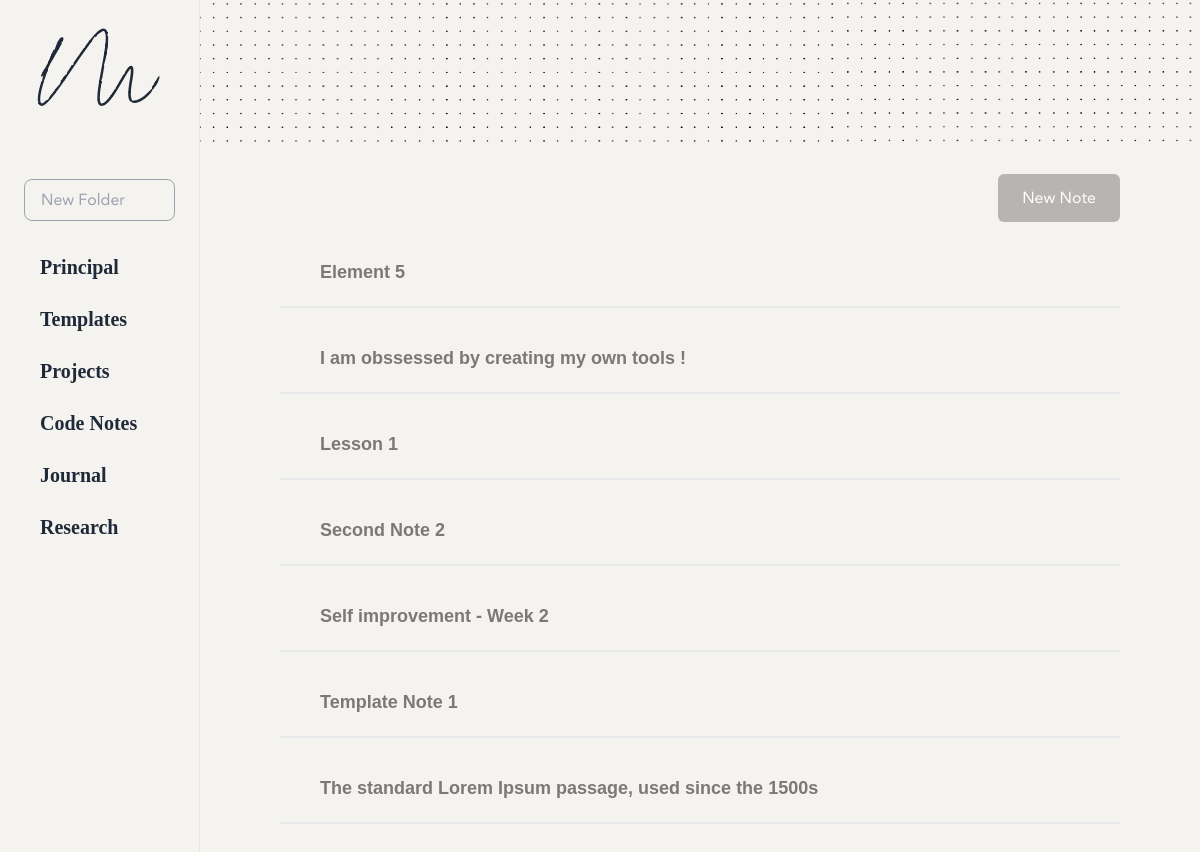
The page / on the database its author committed.
### tables this page shows
CREATE TABLE folders (
            id INTEGER PRIMARY KEY AUTOINCREMENT,
            name TEXT UNIQUE
        );

CREATE TABLE notes (
            id INTEGER PRIMARY KEY AUTOINCREMENT,
            title TEXT UNIQUE,
            filename TEXT
        , folder_id INTEGER DEFAULT 1);

### app.py (the view)
@app.route('/')
def index():
    with sqlite3.connect(DB_FILE) as conn:
        c = conn.cursor()
        c.execute("SELECT id, name FROM folders")
        folders = c.fetchall()
        c.execute("SELECT id, title FROM notes")
        notes = c.fetchall()
    return render_template('index.html', notes=notes, folders=folders)

### templates/index.html (shortened to what this page needs)
<!DOCTYPE html>
<html>
  <head>
    <link
      href="https://cdn.jsdelivr.net/npm/tailwindcss@2.2.19/dist/tailwind.min.css"
      rel="stylesheet"
    />
    <link
      href="/static/styles.css"
      rel="stylesheet"
    />
  </head>
  <body class=" bg-custom-color text-gray-800">
    <div class="min-h-screen flex">
      <div class="w-1/6  py-10 border-r  ">
        <div class="flex flex-col items-center">
          <span class="logo mb-14">M</span>
          <form
            action="{{ url_for('add_folder') }}"
            method="post"
            class="relative flex p-2 mb-4 bg-custom-color w-full"
          >
            <div class="relative w-full px-4">
              <input
                type="text"
                name="name"
                placeholder="New Folder"
                required
                class="w-full font-janna p-2 pl-4 pr-10 bg-custom-color focus:outline-none border-gray-400  border rounded-lg"
              />
            </div>
          </form>
        </div>
        <div class="ml-4">
          <ul
            class="gap-2"
            id="folderList"
          >
            {% for folder in folders %}
            <li
              class="group flex mb-3 justify-between items-center py-1 px-2 mr-2 rounded-md cursor-pointer transition-all duration-200 bg-custom-slidebar"
              data-folder-id="{{ folder[0] }}"
              onclick="setActiveFolder(this, '{{ folder[0] }}')"
            >
              <span
                class="font-garamond text-xl font-bold mt-1 ml-4 folder-name"
              >
                {{ folder[1][:25] ~ '...' if folder[1]|length > 28 else
                folder[1] }}
              </span>
            </li>
            {% endfor %}
          </ul>
        </div>
      </div>
      <div class="flex-1   pb-20  flex flex-col bg-[#f1f1ef]">
        <div class="cover-image mb-6"></div>
        <div class="px-20">
          <div class="flex flex-row justify-end">
            <button
              onclick="openNotePopup()"
              class="bg-custom-color2 font-janna text-white px-6 py-3 rounded-md mb-4"
            >
              New Note
            </button>
          </div>
          <ul
            class="notes-list space-y-4 flex-grow overflow-y-auto"
            id="notesList"
          >
            {% for note in notes %}
            <li
              class="px-6 py-5 border-b-2 text-black text-opacity-50 bg-custom-slidebar cursor-pointer flex justify-between items-center transition-all duration-200 hover:rounded-md"
            >
              <a
                href="{{ url_for('view_note', note_id=note[0]) }}"
                class="w-4/5"
              >
                <span class="ml-4 font-futurabkbt text-lg font-bold">
                  {{ note[1] }}
                </span>
              </a>
            </li>
            {% endfor %}
          </ul>
        </div>
      </div>
    </div>
  </body>
</html>

### static/styles.css (style rules this page uses)
.font-janna { font-family: "Janna", sans-serif; }
.font-garamond { font-family: "Garamond", serif; }
.font-futurabkbt { font-family: "FuturaBkBt", sans-serif; }
.logo { font-family: "Lovtony", sans-serif; font-size: 50px; font-weight: bold; }
.bg-custom-slidebar { background-color: #f5f3f0; transition: background-color 0.3s ease-in-out; }
.bg-custom-color { background-color: #f5f3f0; }
.bg-custom-color2 { background-color: #b7b4b1; }
.cover-image { width: 100%; height: 150px; background-image: url("/static/img/cover.png"); background-size: cover; background-position: center; border-radius: 10px; }

### rows shown on the page
folders: name "Principal"
folders: name "Templates"
folders: name "Projects"
folders: name "Code Notes"
folders: name "Journal"
folders: name "Research"
notes: title "Element 5"
notes: title "I am obssessed by creating my own tools !"
notes: title "Lesson 1"
notes: title "Second Note 2"
notes: title "Self improvement - Week 2"
notes: title "Template Note 1"
notes: title "The standard Lorem Ipsum passage, used since the 1500s"
